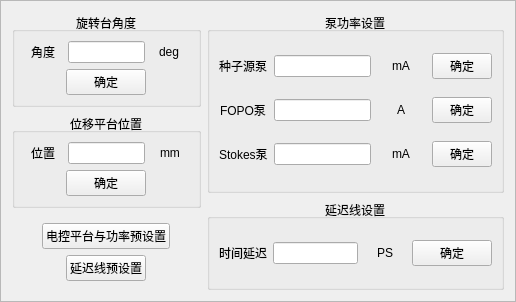
              <widget class="QFrame" name="frameStageControlPanel">
               <property name="frameShape">
                <enum>QFrame::StyledPanel</enum>
               </property>
               <property name="frameShadow">
                <enum>QFrame::Raised</enum>
               </property>
               <layout class="QHBoxLayout" name="horizontalLayout_77">
                <item>
                 <layout class="QVBoxLayout" name="verticalLayout_28" stretch="1,1,1">
                  <item>
                   <widget class="QGroupBox" name="groupBoxStageAngle">
                    <property name="title">
                     <string>旋转台角度</string>
                    </property>
                    <property name="alignment">
                     <set>Qt::AlignCenter</set>
                    </property>
                    <layout class="QVBoxLayout" name="verticalLayout_24">
                     <item>
                      <layout class="QHBoxLayout" name="horizontalLayout_71" stretch="1,2,1">
                       <item alignment="Qt::AlignHCenter">
                        <widget class="QLabel" name="labelStageAngle">
                         <property name="font">
                          <font>
                           <weight>50</weight>
                           <bold>false</bold>
                          </font>
                         </property>
                         <property name="text">
                          <string>角度</string>
                         </property>
                        </widget>
                       </item>
                       <item>
                        <widget class="QLineEdit" name="lineEditStageAngle"/>
                       </item>
                       <item alignment="Qt::AlignHCenter">
                        <widget class="QLabel" name="labelStageAngleUnit">
                         <property name="font">
                          <font>
                           <weight>50</weight>
                           <bold>false</bold>
                          </font>
                         </property>
                         <property name="text">
                          <string>deg</string>
                         </property>
                        </widget>
                       </item>
                      </layout>
                     </item>
                     <item alignment="Qt::AlignHCenter">
                      <widget class="QPushButton" name="btnConfirmStageAngle">
                       <property name="font">
                        <font>
                         <weight>50</weight>
                         <bold>false</bold>
                        </font>
                       </property>
                       <property name="text">
                        <string>确定</string>
                       </property>
                      </widget>
                     </item>
                    </layout>
                   </widget>
                  </item>
                  <item>
                   <widget class="QGroupBox" name="groupBoxStagePosition">
                    <property name="title">
                     <string>位移平台位置</string>
                    </property>
                    <property name="alignment">
                     <set>Qt::AlignCenter</set>
                    </property>
                    <layout class="QVBoxLayout" name="verticalLayout_25" stretch="0,0">
                     <item>
                      <layout class="QHBoxLayout" name="horizontalLayout_72" stretch="1,2,1">
                       <item alignment="Qt::AlignHCenter">
                        <widget class="QLabel" name="labelStagePosition">
                         <property name="font">
                          <font>
                           <weight>50</weight>
                           <bold>false</bold>
                          </font>
                         </property>
                         <property name="text">
                          <string>位置</string>
                         </property>
                        </widget>
                       </item>
                       <item>
                        <widget class="QLineEdit" name="lineEditStagePosition"/>
                       </item>
                       <item alignment="Qt::AlignHCenter">
                        <widget class="QLabel" name="labelStagePositionUnit">
                         <property name="font">
                          <font>
                           <weight>50</weight>
                           <bold>false</bold>
                          </font>
                         </property>
                         <property name="text">
                          <string>mm</string>
                         </property>
                        </widget>
                       </item>
                      </layout>
                     </item>
                     <item alignment="Qt::AlignHCenter">
                      <widget class="QPushButton" name="btnConfirmStagePosition">
                       <property name="font">
                        <font>
                         <weight>50</weight>
                         <bold>false</bold>
                        </font>
                       </property>
                       <property name="text">
                        <string>确定</string>
                       </property>
                      </widget>
                     </item>
                    </layout>
                   </widget>
                  </item>
                  <item>
                   <widget class="QWidget" name="widgetStagePresetButtons" native="true">
                    <layout class="QVBoxLayout" name="verticalLayout_23">
                     <item alignment="Qt::AlignHCenter">
                      <widget class="QPushButton" name="btnStagePowerPreset">
                       <property name="font">
                        <font>
                         <weight>50</weight>
                         <bold>false</bold>
                        </font>
                       </property>
                       <property name="text">
                        <string>电控平台与功率预设置</string>
                       </property>
                      </widget>
                     </item>
                     <item alignment="Qt::AlignHCenter">
                      <widget class="QPushButton" name="btnStageDelayPreset">
                       <property name="font">
                        <font>
                         <weight>50</weight>
                         <bold>false</bold>
                        </font>
                       </property>
                       <property name="text">
                        <string>延迟线预设置</string>
                       </property>
                      </widget>
                     </item>
                    </layout>
                   </widget>
                  </item>
                 </layout>
                </item>
                <item>
                 <layout class="QVBoxLayout" name="verticalLayout_29" stretch="2,1">
                  <item>
                   <widget class="QGroupBox" name="groupBoxStagePumpPower">
                    <property name="title">
                     <string>泵功率设置</string>
                    </property>
                    <property name="alignment">
                     <set>Qt::AlignCenter</set>
                    </property>
                    <layout class="QVBoxLayout" name="verticalLayout_27">
                     <item>
                      <layout class="QHBoxLayout" name="horizontalLayout_74" stretch="1,2,1,1">
                       <item alignment="Qt::AlignHCenter">
                        <widget class="QLabel" name="labelStageSeedPump">
                         <property name="font">
                          <font>
                           <weight>50</weight>
                           <bold>false</bold>
                          </font>
                         </property>
                         <property name="text">
                          <string>种子源泵</string>
                         </property>
                        </widget>
                       </item>
                       <item>
                        <widget class="QLineEdit" name="lineEditStageSeedPump"/>
                       </item>
                       <item alignment="Qt::AlignHCenter">
                        <widget class="QLabel" name="labelStageSeedPumpUnit">
                         <property name="font">
                          <font>
                           <weight>50</weight>
                           <bold>false</bold>
                          </font>
                         </property>
                         <property name="text">
                          <string>mA</string>
                         </property>
                        </widget>
                       </item>
                       <item alignment="Qt::AlignHCenter">
                        <widget class="QPushButton" name="btnConfirmStageSeedPump">
                         <property name="minimumSize">
                          <size>
                           <width>60</width>
                           <height>25</height>
                          </size>
                         </property>
                         <property name="font">
                          <font>
                           <weight>50</weight>
                           <bold>false</bold>
                          </font>
                         </property>
                         <property name="text">
                          <string>确定</string>
                         </property>
                        </widget>
                       </item>
                      </layout>
                     </item>
                     <item>
                      <layout class="QHBoxLayout" name="horizontalLayout_75" stretch="1,2,1,1">
                       <item alignment="Qt::AlignHCenter">
                        <widget class="QLabel" name="labelStageFOPOPump">
                         <property name="font">
                          <font>
                           <weight>50</weight>
                           <bold>false</bold>
                          </font>
                         </property>
                         <property name="text">
                          <string>FOPO泵</string>
                         </property>
                        </widget>
                       </item>
                       <item>
                        <widget class="QLineEdit" name="lineEditStageFOPOPump"/>
                       </item>
                       <item alignment="Qt::AlignHCenter">
                        <widget class="QLabel" name="labelStageFOPOPumpUnit">
                         <property name="font">
                          <font>
                           <weight>50</weight>
                           <bold>false</bold>
                          </font>
                         </property>
                         <property name="text">
                          <string>A</string>
                         </property>
                        </widget>
                       </item>
                       <item alignment="Qt::AlignHCenter">
                        <widget class="QPushButton" name="btnConfirmStageFOPOPump">
                         <property name="minimumSize">
                          <size>
                           <width>60</width>
                           <height>25</height>
                          </size>
                         </property>
                         <property name="font">
                          <font>
                           <weight>50</weight>
                           <bold>false</bold>
                          </font>
                         </property>
                         <property name="text">
                          <string>确定</string>
                         </property>
                        </widget>
                       </item>
                      </layout>
                     </item>
                     <item>
                      <layout class="QHBoxLayout" name="horizontalLayout_76" stretch="1,2,1,1">
                       <item alignment="Qt::AlignHCenter">
                        <widget class="QLabel" name="labelStageStokesPump">
                         <property name="font">
                          <font>
                           <weight>50</weight>
                           <bold>false</bold>
                          </font>
                         </property>
                         <property name="text">
                          <string>Stokes泵</string>
                         </property>
                        </widget>
                       </item>
                       <item>
                        <widget class="QLineEdit" name="lineEditStageStokesPump"/>
                       </item>
                       <item alignment="Qt::AlignHCenter">
                        <widget class="QLabel" name="labelStageStokesPumpUnit">
                         <property name="font">
                          <font>
                           <weight>50</weight>
                           <bold>false</bold>
                          </font>
                         </property>
                         <property name="text">
                          <string>mA</string>
                         </property>
                        </widget>
                       </item>
                       <item alignment="Qt::AlignHCenter">
                        <widget class="QPushButton" name="btnConfirmStageStokesPump">
                         <property name="minimumSize">
                          <size>
                           <width>60</width>
                           <height>25</height>
                          </size>
                         </property>
                         <property name="font">
                          <font>
                           <weight>50</weight>
                           <bold>false</bold>
                          </font>
                         </property>
                         <property name="text">
                          <string>确定</string>
                         </property>
                        </widget>
                       </item>
                      </layout>
                     </item>
                    </layout>
                   </widget>
                  </item>
                  <item>
                   <widget class="QGroupBox" name="groupBoxStageDelayLine">
                    <property name="title">
                     <string>延迟线设置</string>
                    </property>
                    <property name="alignment">
                     <set>Qt::AlignCenter</set>
                    </property>
                    <layout class="QVBoxLayout" name="verticalLayout_26">
                     <item>
                      <layout class="QHBoxLayout" name="horizontalLayout_73" stretch="1,2,1,1">
                       <item alignment="Qt::AlignHCenter">
                        <widget class="QLabel" name="labelStageTimeDelay">
                         <property name="font">
                          <font>
                           <weight>50</weight>
                           <bold>false</bold>
                          </font>
                         </property>
                         <property name="text">
                          <string>时间延迟</string>
                         </property>
                        </widget>
                       </item>
                       <item>
                        <widget class="QLineEdit" name="lineEditStageTimeDelay"/>
                       </item>
                       <item alignment="Qt::AlignHCenter">
                        <widget class="QLabel" name="labelStageTimeDelayUnit">
                         <property name="font">
                          <font>
                           <weight>50</weight>
                           <bold>false</bold>
                          </font>
                         </property>
                         <property name="text">
                          <string>PS</string>
                         </property>
                        </widget>
                       </item>
                       <item>
                        <widget class="QPushButton" name="btnConfirmStageTimeDelay">
                         <property name="font">
                          <font>
                           <weight>50</weight>
                           <bold>false</bold>
                          </font>
                         </property>
                         <property name="text">
                          <string>确定</string>
                         </property>
                        </widget>
                       </item>
                      </layout>
                     </item>
                    </layout>
                   </widget>
                  </item>
                 </layout>
                </item>
               </layout>
              </widget>
